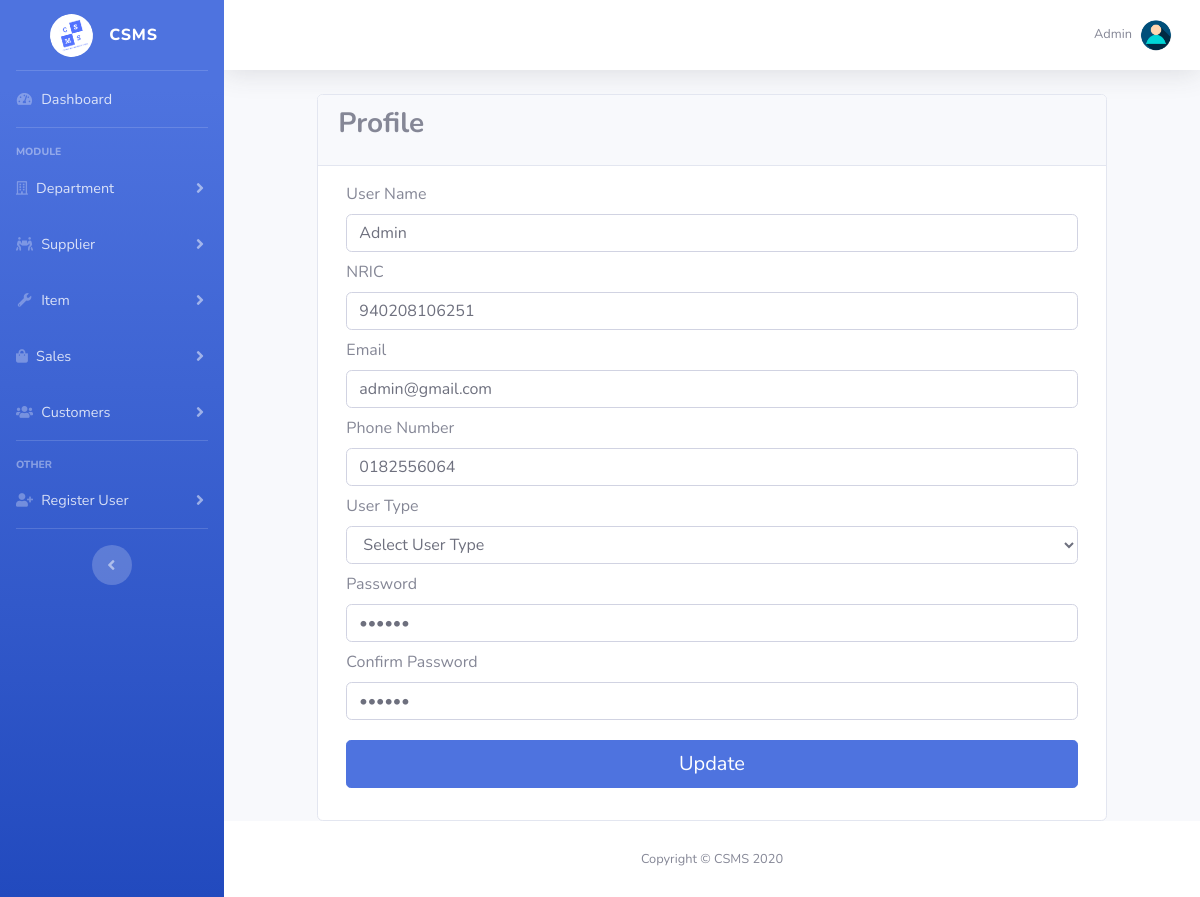
The app's page /profile.php (signed in) with its own data.
### tables this page shows
CREATE TABLE `user` (
  `user_id` int(5) NOT NULL,
  `user_name` varchar(50) NOT NULL,
  `user_ic` bigint(15) NOT NULL,
  `user_email` varchar(50) NOT NULL,
  `user_phone` text NOT NULL,
  `user_type` varchar(30) NOT NULL,
  `password` longtext NOT NULL,
  `confirm_password` longtext NOT NULL
);

### profile.php (the view, shortened to what this page needs)
<?php
include("connection.php");
if(isset($_SESSION["userid"])){
  $uid = $_SESSION["userid"];
}
else{
  header('Location: login.php');
}
$sql = "SELECT * FROM user WHERE user_id = '".$uid."'";
$rsltsql = $conn->query($sql);
if($rsltsql->num_rows>0){
  while($rowsql = $rsltsql->fetch_assoc()){
    $uname = $rowsql["user_name"];
  }
}
$name = "";
$user_ic = "";
$user_email = "";
$user_phone = "";
$confirm_password = "";
?>
<!DOCTYPE html>
<html lang="en">
<head>
  <link href="vendor/fontawesome-free/css/all.min.css" rel="stylesheet" type="text/css">
  <link href="css/sb-admin-2.min.css" rel="stylesheet">
</head>
<body id="page-top">
  <div id="wrapper">
    <?php include('menu.php'); ?>
    <div id="content-wrapper" class="d-flex flex-column">
      <div id="content">
        <nav class="navbar navbar-expand navbar-light bg-white topbar mb-4 static-top shadow">
          <ul class="navbar-nav ml-auto">
            <li class="nav-item dropdown no-arrow">
              <a class="nav-link dropdown-toggle" href="#" id="userDropdown" role="button" data-toggle="dropdown" aria-haspopup="true" aria-expanded="false">
                <span class="mr-2 d-none d-lg-inline text-gray-600 small"><?php echo $uname ?></span>
                <img class="img-profile rounded-circle" src="img/profile.jpg">
              </a>
            </li>
          </ul>
        </nav>
        <div class="col-md-10" style="margin: 0 auto;">
          <div class="card " >
            <div class="card-header">
              <h3 class="card-title"><b>Profile</b></h3>
            </div>
            <div class="card-body">
                <div class="col-lg-12">
                  <form id="add_dept" method="post" action="update_process.php?type=profile&userid=<?php echo $uid ?>">
                    <?php
                    $update = "SELECT * FROM user WHERE user_id = '".$uid."'";
                    $rsltupdate = $conn->query($update);
                    if($rsltupdate->num_rows>0){
                      while($rowupdate = $rsltupdate->fetch_assoc()){
                        $name = $rowupdate["user_name"];
                        $user_ic = $rowupdate["user_ic"];
                        $user_email = $rowupdate["user_email"];
                        $user_phone = $rowupdate["user_phone"];
                        $password = $rowupdate["password"];
                        $confirm_password = $rowupdate["confirm_password"];
                      }
                    }
                    ?>
                    <div class="form-group">
                      <label for="user_name">User Name</label>
                      <input type="text" id="user_name" name="user_name" class="form-control" placeholder="User Full Name" value="<?php echo $name ?>" required>
                    </div>
                    <div class="form-group">
                      <label for="user_ic">NRIC</label>
                      <input type="text" id="user_ic" name="user_ic" class="form-control" placeholder="NRIC (without -)" value="<?php echo $user_ic ?>" oninput="this.value = this.value.replace(/[^0-9.]/g, '').replace(/(\..*)\./g, '$1');" maxlength="12" required>
                    </div>
                    <div class="form-group">
                      <label for="user_email">Email</label>
                      <input type="email" id="user_email" name="user_email" class="form-control" placeholder="User Email" value="<?php echo $user_email ?>" required>
                    </div>
                    <div class="form-group">
                      <label for="user_phone">Phone Number</label>
                      <input type="text" id="user_phone" name="user_phone" class="form-control" placeholder="Phone No (without -)" value="<?php echo $user_phone ?>" oninput="this.value = this.value.replace(/[^0-9.]/g, '').replace(/(\..*)\./g, '$1');" maxlength="15" required>
                    </div>
                    <div class="form-group">
                      <label for="user_type">User Type</label>
                      <select name="user_type" class="form-control">
                        <option value=""> Select User Type </option>
                      </select>
                    </div>
                    <div class="form-group">
                      <label for="password">Password</label>
                      <input type="password" id="password" name="password" class="form-control" placeholder="User Password" value="<?php echo $password ?>" onkeyup="check();" required>
                    </div>
                    <div class="form-group">
                      <label for="confirm_password">Confirm Password</label>
                      <input type="password" id="confirm_password" name="confirm_password" class="form-control" placeholder="Confirm Password" value="<?php echo $confirm_password ?>" onkeyup="check();" required>
                    </div>
                      <input style="margin-top: 20px;" type="submit" name="submit" class="btn btn-primary btn-round btn-lg btn-block mb-3" value="Update">
                  </form>
                </div>
            </div>
          </div>
        </div>
      </div>
      <footer class="sticky-footer bg-white">
        <div class="container my-auto">
          <div class="copyright text-center my-auto">
            <span>Copyright &copy; CSMS 2020</span>
          </div>
        </div>
      </footer>
    </div>
  </div>
</body>
</html>

### records on screen
user: user_name "Admin", user_ic "940208106251", user_email "admin@gmail.com", user_phone "0182556064"
